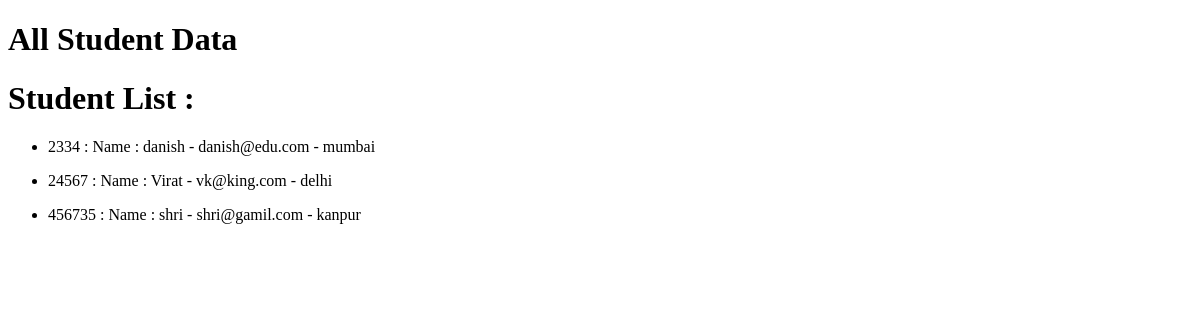
Before: /student/all/ with the older database file.
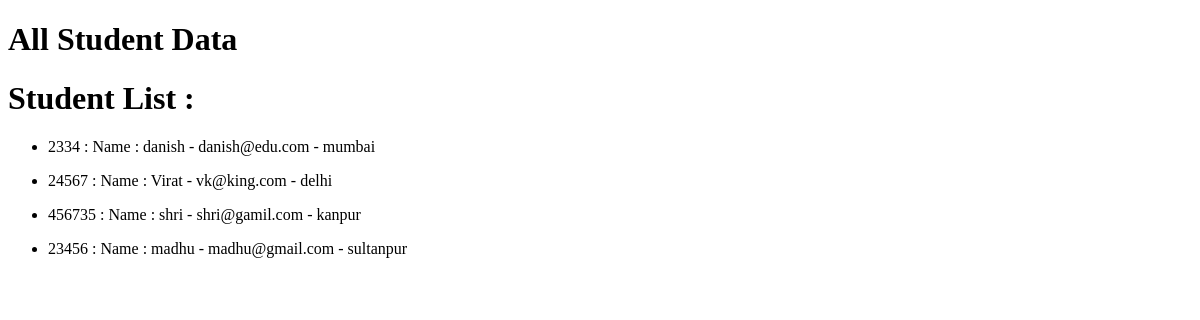
After: the same page with the newer database file.
### student/models.py (models this page shows)
class Profile(models.Model):
    name = models.CharField(max_length=70)
    email = models.EmailField(max_length=255)
    city = models.CharField(max_length=70)
    rollNo = models.IntegerField()

### student/views.py (the view)
# urls.py: path('all/',home ,name='home'),
def home(req):
    students = Profile.objects.all()
    return render(req, 'student/all.html',{'students': students})

### student/templates/student/all.html (shortened to what this page needs)
<!DOCTYPE html>
<html lang="en">
<head>
</head>
<body>
    <h1>All Student Data</h1>
    {% if students %}
    <h1>Student List :</h1>
    {% for stud in students %}
    <ul>
  <li>
    <span>{{ stud.rollNo }} : </span>
    <span>Name : {{ stud.name }} - </span>
    <span>{{ stud.email }} - </span>
    <span>{{ stud.city }}</span>
  </li>
</ul>
    {% endfor %}
    {% else %}
    <h1>No Data</h1>
    {% endif %}
</body>
</html>

Changed rows visible on the page:
added Profile: rollNo "23456", name "madhu", email "madhu@gmail.com", city "sultanpur"
